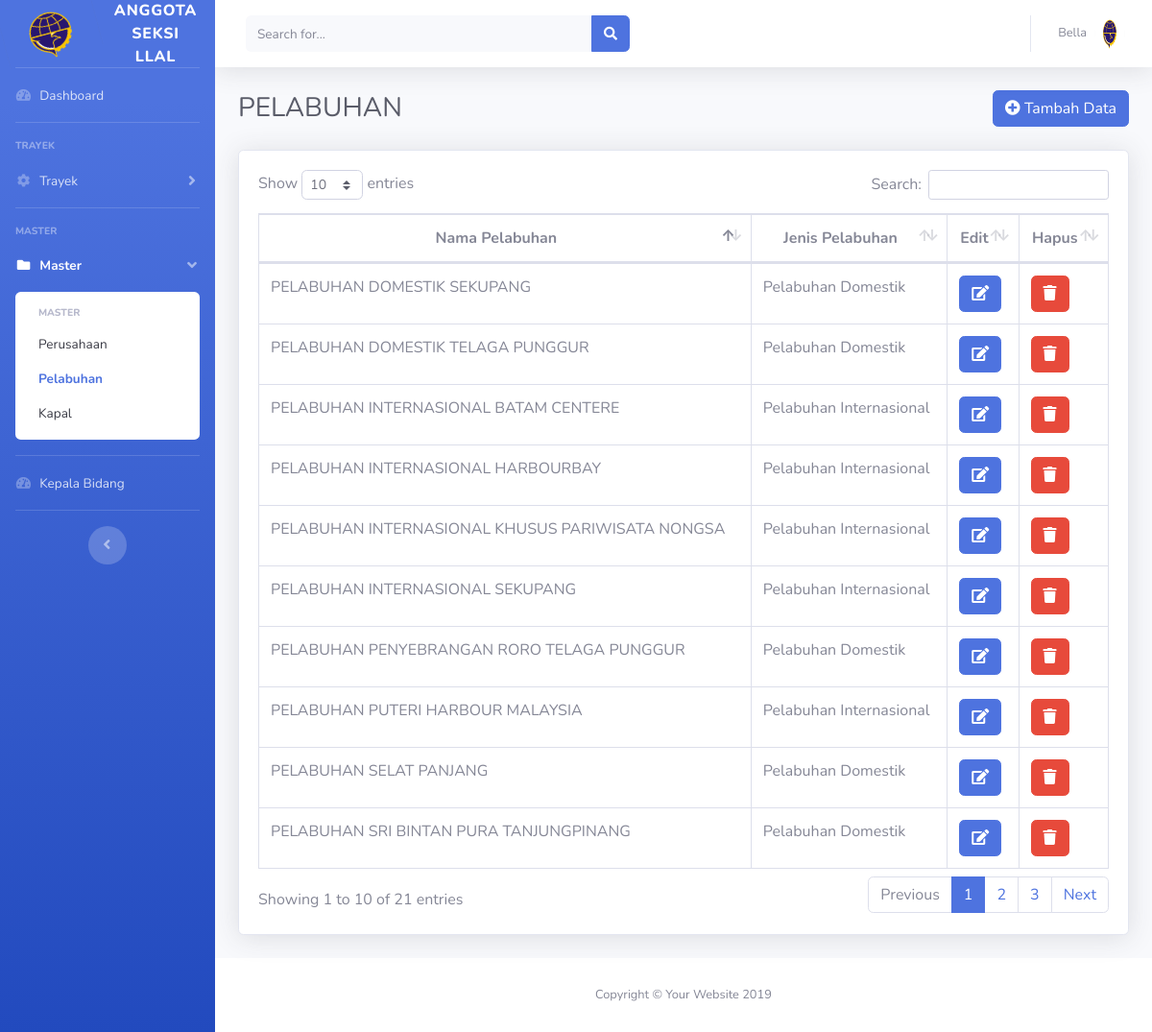
Screenshot of /web/anggota/pelabuhan.php (signed in) with the database file from the repository.
### tables this page shows
CREATE TABLE `user_anggota` (
  `id_anggota` varchar(10) NOT NULL,
  `nama` varchar(32) NOT NULL,
  `pass` varchar(15) NOT NULL
);

CREATE TABLE `data_pelabuhan` (
  `id_pelabuhan` int(5) NOT NULL,
  `nama_pel` varchar(60) NOT NULL,
  `jenis` enum('Pelabuhan Internasional','Pelabuhan Domestik') NOT NULL
);

### web/anggota/pelabuhan.php (the view, shortened to what this page needs)
<?php session_start();
include '../../dbconfig.php';
$result = mysqli_query($connect,"SELECT * FROM data_pelabuhan ORDER BY id_pelabuhan DESC");
	$id = $_SESSION['id_anggota'];
	$data_anggota = mysqli_fetch_array(mysqli_query($connect, "SELECT * FROM user_anggota WHERE id_anggota='$id'"));
?>
<!DOCTYPE html>
<html lang="en">
<head>
  <link href="vendor/fontawesome-free/css/all.min.css" rel="stylesheet" type="text/css">
  <link href="css/sb-admin-2.min.css" rel="stylesheet">
  <link href="vendor/datatables/dataTables.bootstrap4.min.css" rel="stylesheet">
</head>
<body id="page-top">
  <div id="wrapper">
    <ul class="navbar-nav bg-gradient-primary sidebar sidebar-dark accordion" id="accordionSidebar">
      <a class="sidebar-brand d-flex align-items-center justify-content-center" href="index.php">
        <div class="sidebar-brand-icon rotate-n-15">
          <img width='100' height='50' src='img/wo1.png'>
        </div>
        <div class="sidebar-brand-text mx-3">ANGGOTA SEKSI LLAL</div>
      </a>
      <hr class="sidebar-divider my-0">
      <li class="nav-item">
        <a class="nav-link" href="index.php">
          <i class="fas fa-fw fa-tachometer-alt"></i>
          <span>Dashboard</span></a>
      </li>
      <hr class="sidebar-divider">
      <div class="sidebar-heading">
        TRAYEK
      </div>
	   <li class="nav-item">
        <a class="nav-link collapsed" href="#" data-toggle="collapse" data-target="#collapseTwo" aria-expanded="true" aria-controls="collapseTwo">
          <i class="fas fa-fw fa-cog"></i>
          <span>Trayek</span>
        </a>
      </li>
      <hr class="sidebar-divider">
      <div class="sidebar-heading">
        MASTER
      </div>
	  <li class="nav-item active">
        <a class="nav-link" href="#" data-toggle="collapse" data-target="#collapsePages" aria-expanded="true" aria-controls="collapsePages">
          <i class="fas fa-fw fa-folder"></i>
          <span>Master</span>
        </a>
        <div id="collapsePages" class="collapse show" aria-labelledby="headingPages" data-parent="#accordionSidebar">
          <div class="bg-white py-2 collapse-inner rounded">
            <h6 class="collapse-header">Master</h6>
            <a class="collapse-item" href="perusahaan.php">Perusahaan</a>
            <a class="collapse-item active" href="pelabuhan.php">Pelabuhan</a>
            <a class="collapse-item" href="kapal.php">Kapal</a>
          </div>
        </div>
      </li>
	  <hr class="sidebar-divider my-0">
      <li class="nav-item">
        <a class="nav-link" href="kabid.php">
          <i class="fas fa-fw fa-tachometer-alt"></i>
          <span>Kepala Bidang</span></a>
      </li>
      <hr class="sidebar-divider d-none d-md-block">
      <div class="text-center d-none d-md-inline">
        <button class="rounded-circle border-0" id="sidebarToggle"></button>
      </div>
    </ul>
    <div id="content-wrapper" class="d-flex flex-column">
      <div id="content">
        <nav class="navbar navbar-expand navbar-light bg-white topbar mb-4 static-top shadow">
          <form class="d-none d-sm-inline-block form-inline mr-auto ml-md-3 my-2 my-md-0 mw-100 navbar-search">
            <div class="input-group">
              <input type="text" class="form-control bg-light border-0 small" placeholder="Search for..." aria-label="Search" aria-describedby="basic-addon2">
              <div class="input-group-append">
                <button class="btn btn-primary" type="button">
                  <i class="fas fa-search fa-sm"></i>
                </button>
              </div>
            </div>
          </form>
          <ul class="navbar-nav ml-auto">
            <li class="nav-item dropdown no-arrow">
              <a class="nav-link dropdown-toggle" href="#" id="userDropdown" role="button" data-toggle="dropdown" aria-haspopup="true" aria-expanded="false">
                <span class="mr-2 d-none d-lg-inline text-gray-600 small"><?php echo $data_anggota['nama']; ?></span>
                <img class="img-profile rounded-circle" src="img/wo1.png">
              </a>
            </li>
          </ul>
        </nav>
        <div class="container-fluid">
		  <div class="d-sm-flex align-items-center justify-content-between mb-4">
            <h1 class="h3 mb-0 text-gray-800">PELABUHAN</h1>
			<div style="float:right">
			<a href="tambah_pel.php" type="button" class="btn btn-primary tombol"><span class="fa fa-plus-circle"></span> Tambah Data</a>
			</div>
          </div>
			<div class="card shadow mb-4">
            <div class="card-body">
              <div class="table-responsive">
                <table class="table table-bordered" id="dataTable" width="100%" cellspacing="0">
                  <thead>
					<tr>
                      <th><center>Nama Pelabuhan</center></th>
					  <th><center>Jenis Pelabuhan</center></th>
					  <th><center>Edit</center></th>
					  <th><center>Hapus</center></th>
                    </tr>
                  </thead>
				  <?php
				  while($user_data = mysqli_fetch_array($result)) {
					  echo "<tr>";
					  echo "<td>".$user_data['nama_pel']."</td>";
					  echo "<td>".$user_data['jenis']."</td>";
					  echo "<td><a href='editpelabuhan.php?id_pelabuhan=$user_data[id_pelabuhan]'' class='btn btn-primary tombol'><span class='fa fa-edit'></a>";
					  echo "<td><a href='hapus_pelabuhan.php?id_pelabuhan=$user_data[id_pelabuhan]' class='btn btn-danger' onclick='return confirm_delete()'><span class='fa fa-trash'></a>";
					  }?>
                </table>
                </div>
            </div>
        </div>
      </div>
      <footer class="sticky-footer bg-white">
        <div class="container my-auto">
          <div class="copyright text-center my-auto">
            <span>Copyright &copy; Your Website 2019</span>
          </div>
        </div>
      </footer>
    </div>
  </div>
</body>
</html>

### rows the page displays
user_anggota: nama "Bella"
data_pelabuhan: nama_pel "PELABUHAN DOMESTIK TELAGA PUNGGUR", jenis "Pelabuhan Domestik"
data_pelabuhan: nama_pel "PELABUHAN DOMESTIK SEKUPANG", jenis "Pelabuhan Domestik"
data_pelabuhan: nama_pel "PELABUHAN INTERNASIONAL KHUSUS PARIWISATA NONGSA", jenis "Pelabuhan Internasional"
data_pelabuhan: nama_pel "PELABUHAN INTERNASIONAL HARBOURBAY", jenis "Pelabuhan Internasional"
data_pelabuhan: nama_pel "PELABUHAN INTERNASIONAL SEKUPANG", jenis "Pelabuhan Internasional"
data_pelabuhan: nama_pel "PELABUHAN INTERNASIONAL BATAM CENTERE", jenis "Pelabuhan Internasional"
data_pelabuhan: nama_pel "PELABUHAN SELAT PANJANG", jenis "Pelabuhan Domestik"
data_pelabuhan: nama_pel "PELABUHAN SRI BINTAN PURA TANJUNGPINANG", jenis "Pelabuhan Domestik"
data_pelabuhan: nama_pel "PELABUHAN PUTERI HARBOUR MALAYSIA", jenis "Pelabuhan Internasional"
data_pelabuhan: nama_pel "PELABUHAN PENYEBRANGAN RORO TELAGA PUNGGUR", jenis "Pelabuhan Domestik"
